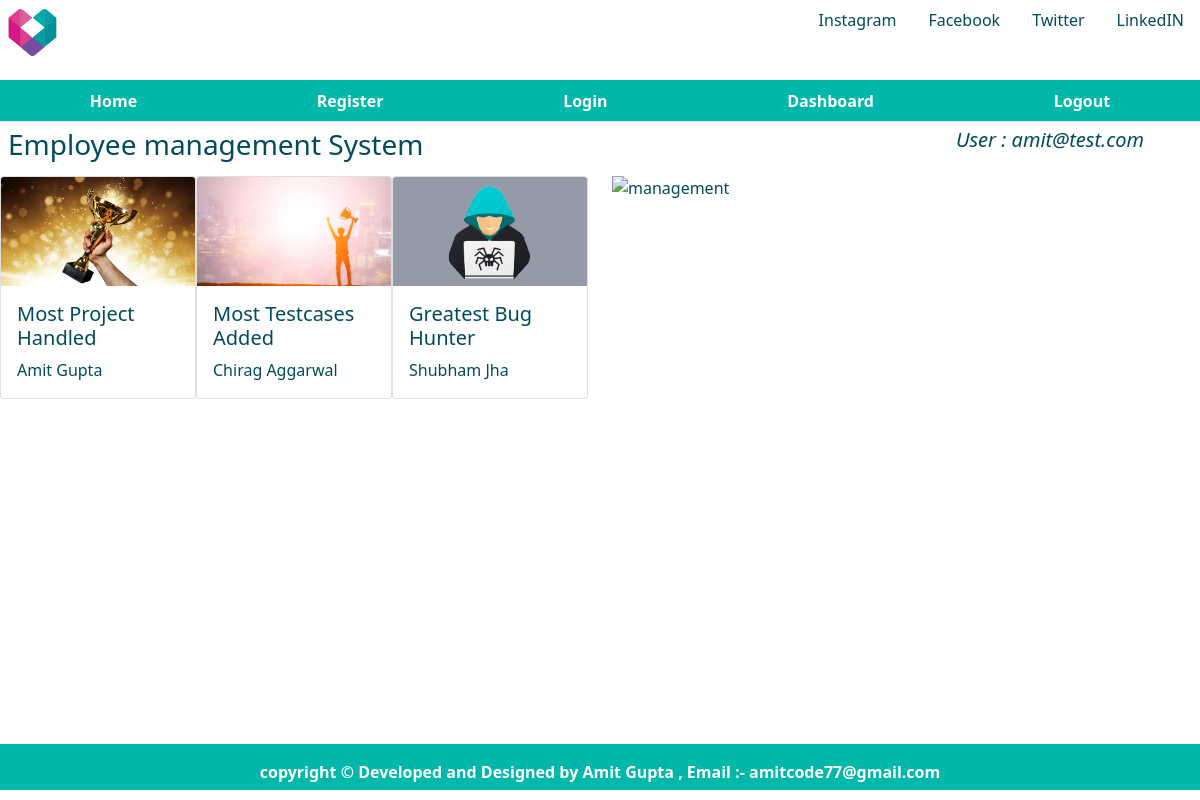
Before: / (signed in) with the older database file.
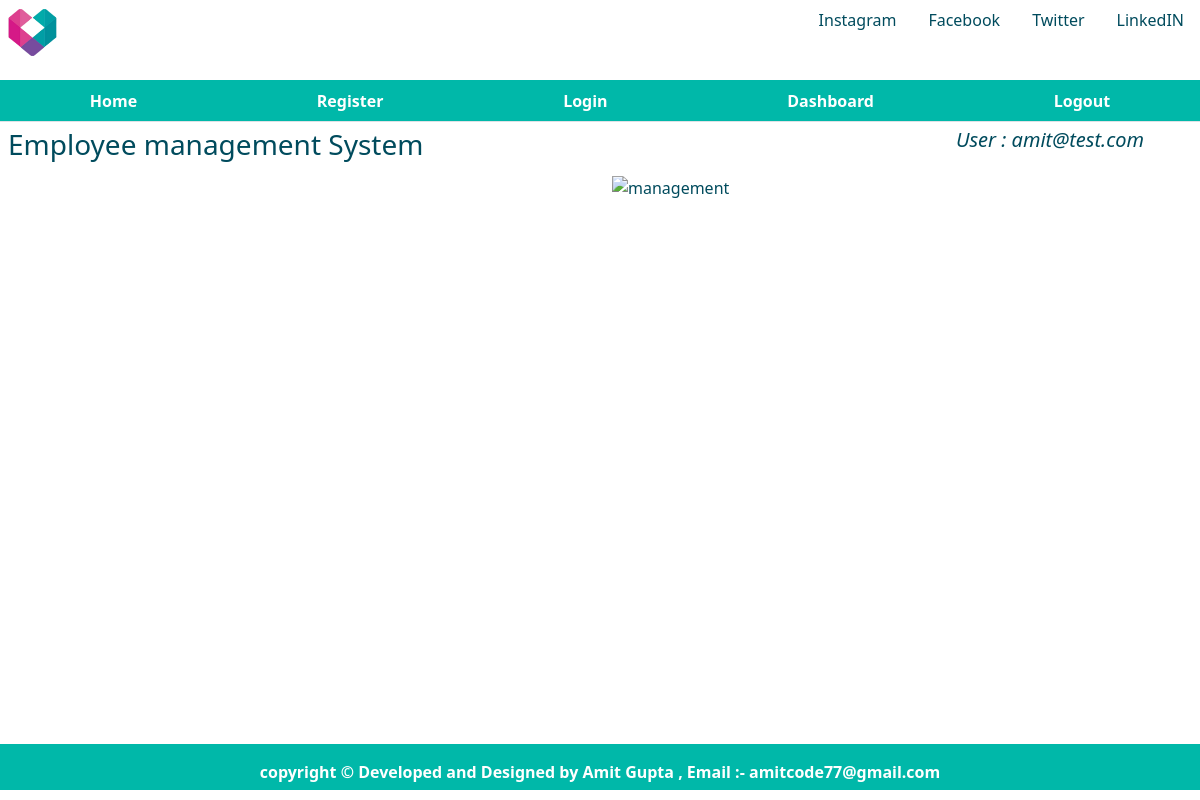
After: the same page with the newer database file.
### database.py (models this page shows, shortened)
class Employee(db.Model):
    empid = db.Column(db.Integer, primary_key=True, autoincrement=True)
    name = db.Column(db.String(50), unique=False, nullable=False)
    email = db.Column(db.String(20), unique=False, nullable=False)
    phone = db.Column(db.Integer, unique=False, nullable=False)
    address = db.Column(db.String(100), unique=False, nullable=False)
    joining_date = db.Column(db.Date, unique=False, nullable=False)
    total_projects = db.Column(db.Integer, unique=False, nullable=False)
    total_test_case = db.Column(db.Integer, unique=False, nullable=False)
    total_defect_found = db.Column(db.Integer, unique=False, nullable=False)
    total_defects_pending = db.Column(db.Integer, unique=False, nullable=False)

### app.py (the view)
@app.route('/')
def index():
    user = get_current_user()
    max_projects = Employee.query.order_by(Employee.total_projects.desc()).first()
    max_testcase = Employee.query.order_by(Employee.total_test_case.desc()).first()
    max_bughunter = Employee.query.order_by(Employee.total_defect_found.desc()).first()
    return render_template('index.html', user=user, max_projects=max_projects, max_testcase=max_testcase,
                           max_bughunter=max_bughunter)

### app.py (called while the page is built)
@app.teardown_appcontext
def close_database(error):
    if hasattr(g, 'employeeapplication'):
        g.employeeapplication.close()

def get_current_user():
    user = None
    if 'user' in session:
        user = session['user']
        user_cur = Users.query.filter_by(name=user)
        user = user_cur.first()
    return user

### templates/index.html
{% extends 'layout.html' %}
{% block css %}
<link rel="stylesheet" href="{{ url_for('static',filename='home.css') }}" type="text/css">
{% endblock %}
{% block body %}
<div class="child child4">
  <h3 class="m-2">Employee management System</h3>
</div>
<div class="child child5" style="color:rgb(0, 75, 93);">
  {% if user %}
  <h5 class="m-2"><i>User : {{ user['name'] }} </i></h5>
  {% endif %}
</div>
<div class="child child6">
  <div class="centercontent">
    <div class="row">
      <div class="col-md-6 mb-4 mb-md-0">
        <div class="col d-flex justify-content-center" >
          {% if user %}
          {% if max_projects %}
          <div class="card" style="width: 18rem;">
            <img class="card-img-top" src="{{url_for('static',filename='trophy1.jpg')}}" alt="Card image cap">
            <div class="card-body">
              <h5 class="card-title">Most Project Handled</h5>
              <p class="card-text">{{ max_projects['name'] }}</p>
            </div>
          </div>
          {% endif %}
          {% if max_testcase %}
          <div class="card" style="width: 18rem;">
            <img class="card-img-top" src="{{url_for('static',filename='mosttestcase.jpg')}}" alt="Card image cap">
            <div class="card-body">
              <h5 class="card-title">Most Testcases Added</h5>
              <p class="card-text">{{ max_testcase['name'] }}</p>
            </div>
          </div>
          {% endif %}
          {% if max_bughunter %}
          <div class="card" style="width: 18rem;">
            <img class="card-img-top" src="{{url_for('static',filename='bughunter.jpg')}}" alt="Card image cap">
            <div class="card-body">
              <h5 class="card-title">Greatest Bug Hunter</h5>
              <p class="card-text">{{ max_bughunter.name }} </p>
            </div>
          </div>
          {% endif %}
          {% endif %}
        </div>
      </div>
      <div class="col-md-6 d-flex align-items-center">
        <img src="{{url_for('static',filename='management.gif')}}" alt="management" class="img-fluid" height="500"
          width="500">
      </div>
    </div>
  </div>
</div>
{% endblock %}

Changed rows visible on the page:
removed Employee: name "Amit Gupta"
removed Employee: name "Chirag Aggarwal"
removed Employee: name "Shubham Jha"
Other visible differences:
text no longer shown: "Most Project Handled Most Testcases Added Greatest Bug Hunter"
